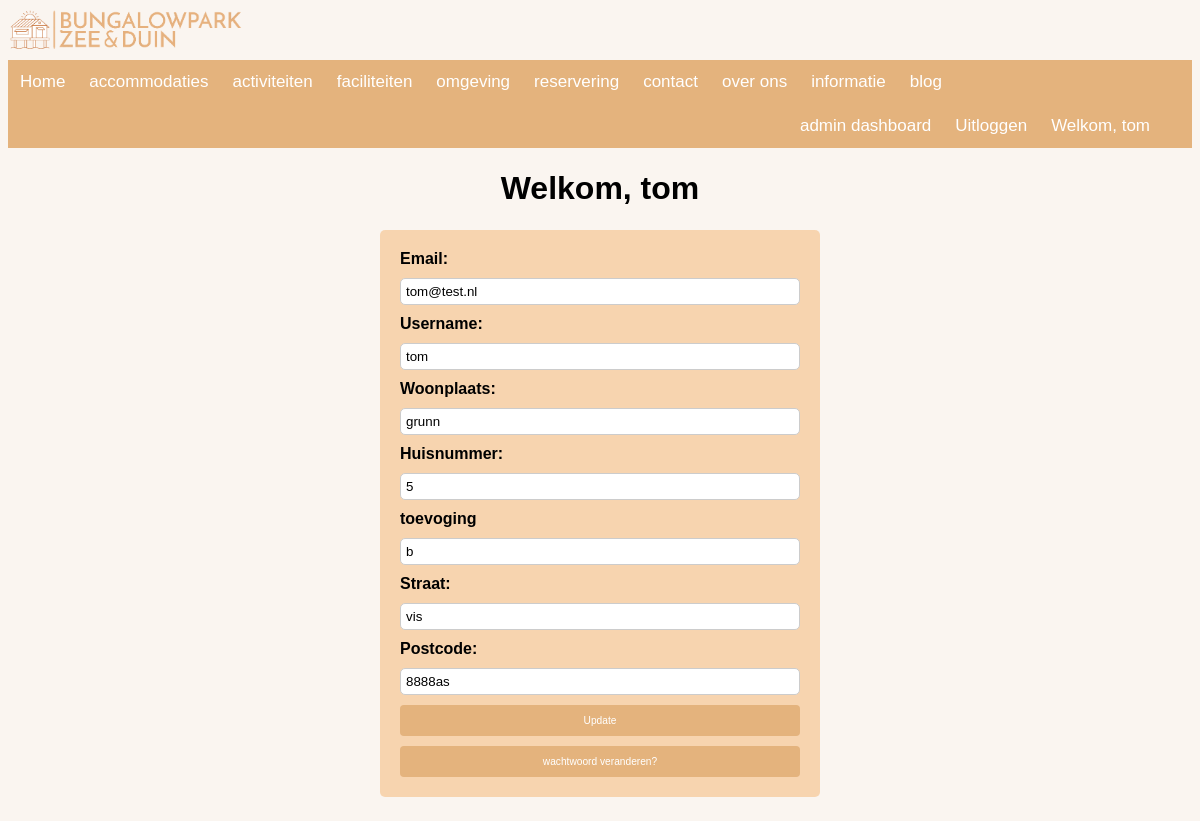
The app's page /user (signed in), older data.
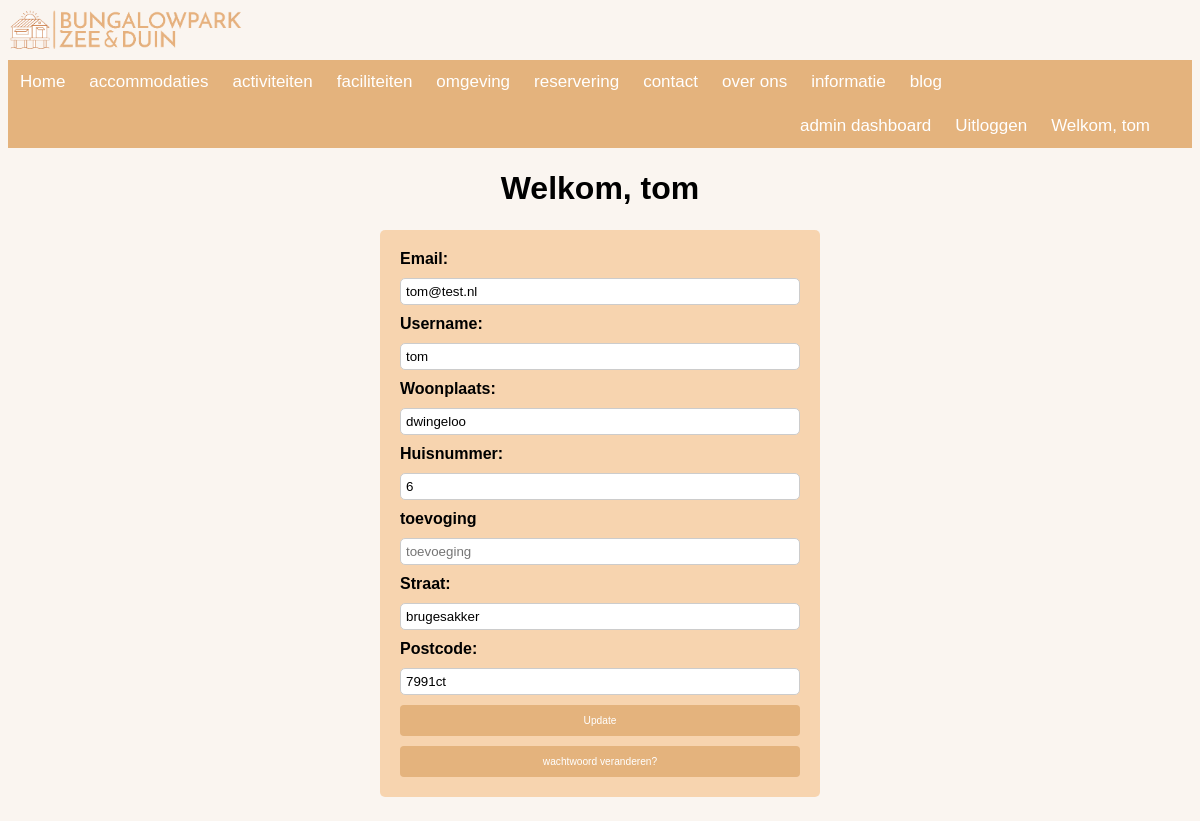
The same page, newer data.
### bungalowpark/models.py (models this page shows, shortened)
class User(db.Model, UserMixin):
    __tablename__ = 'users'
    id = db.Column(db.Integer(),primary_key= True)
    email = db.Column(db.String(64), unique=True, nullable=False, index=True)
    username = db.Column(db.String(32), unique=True, nullable=False, index=True)
    password_hash = db.Column(db.String(120), nullable=False)
    woonplaats = db.Column(db.String(40), nullable=False)
    huisnummer = db.Column(db.Integer(), nullable=False)
    toevoeging = db.Column(db.String(6), nullable=True)
    straat = db.Column(db.String(40), nullable=False)
    postcode = db.Column(db.String(6), nullable=False)
    role = db.Column(db.String(20), nullable=False, default='user')
    def __repr__(self):
        return f"Welkom, {self.username}"

### bungalowpark/__init__.py (the view)
@app.route('/user')
@login_required
def user():
    user = User.query.filter_by(id=current_user.id).first()
    return render_template('user.html', user=user, name=current_user)

### bungalowpark/models.py (called while the page is built)
@login_manager.user_loader
def load_user(user_id):
    return User.query.get(user_id)

### bungalowpark/templates/user.html (shortened to what this page needs)
{% extends "base.html" %}
{% block content %}
<h1 style="text-align: center;">{{name}}</h1>
<form class="form-grid" action="/update_user" method="POST">
    <label for="email">Email:</label>
    <input type="text" id="email" name="email" placeholder="email" value="{{user.email}}" required>
    <label for="username">Username:</label>
    <input type="text" id="username" name="username" placeholder="username" value="{{user.username}}" required>
    <label for="woonplaats">Woonplaats:</label>
    <input type="text" id="woonplaats" name="woonplaats" placeholder="woonplaats" value="{{user.woonplaats}}" required>
    <label for="huisnummer">Huisnummer:</label>
    <input type="text" id="huisnummer" name="huisnummer" placeholder="huisnummer" value="{{user.huisnummer}}" required>
    <label for="huisnummer">toevoging</label>
    <input type="text" id="toevoeging" name="toevoeging" placeholder="toevoeging" value="{{user.toevoeging}}" required>
    <label for="straat">Straat:</label>
    <input type="text" id="straat" name="straat" placeholder="straat" value="{{user.straat}}" required>
    <label for="postcode">Postcode:</label>
    <input type="text" id="postcode" name="postcode" placeholder="postcode" value="{{user.postcode}}" required>
    <button type="submit">Update</button>
    <a href="{{ url_for('ww_vergeten') }}" class="ww_knop">wachtwoord veranderen?</a>
  </form>
{% endblock %}

### bungalowpark/templates/base.html (shortened to what this page needs)
<!DOCTYPE html>
<html lang="en" dir="ltr">
<head>
    <link rel="stylesheet" type="text/css" href="{{ url_for('static', filename='css/style.css') }}">
</head>
<body>
      <img alt="logo site" src="{{ url_for('static', filename='img/bungalow.png') }}" class="logo_site">
      <nav class="navbar navbar-expand-lg  navbar-light mb-2 ">
        <div class="collapse navbar-collapse" id="navbarSupportedContent">
          <ul class="navigatiebar">
            <li>
              <a class="nav-link {% if request.path == url_for('index') %}active{% endif %}" aria-current="page" href="{{ url_for('index') }}">Home</a>
            </li>
              <li><a class="nav-link {% if request.path == url_for('accomidatiepagina') %}active{% endif %}" aria-current="page" href="{{ url_for('accomidatiepagina')}}">accommodaties</a>
            </li>
            <li>
              <a class="nav-link {% if request.path == url_for('activiteitenpagina') %}active{% endif %}" aria-current="page" href="{{ url_for('activiteitenpagina')}}">activiteiten</a>
            </li>
            <li>
              <a class="nav-link {% if request.path == url_for('faciliteitenpagina') %}active{% endif %}" aria-current="page" href="{{ url_for('faciliteitenpagina')}}">faciliteiten</a>
            </li>
            <li>
              <a class="nav-link {% if request.path == url_for('omgevingspagina') %}active{% endif %}" aria-current="page" href="{{ url_for('omgevingspagina')}}">omgeving</a>
            </li>
            <li>
              <a class="nav-link {% if request.path == url_for('reserveringspagina') %}active{% endif %}" aria-current="page" href="{{ url_for('reserveringspagina')}}">reservering</a>
            </li>
            <li>
              <a class="nav-link {% if request.path == url_for('contactpagina') %}active{% endif %}" aria-current="page" href="{{ url_for('contactpagina')}}">contact</a>
            </li>
            <li>
              <a class="nav-link {% if request.path == url_for('over_ons_pagina') %}active{% endif %}" aria-current="page" href="{{ url_for('over_ons_pagina')}}">over ons</a>
            </li>
            <li>
              <a class="nav-link {% if request.path == url_for('informatiepagina') %}active{% endif %}" aria-current="page" href="{{ url_for('informatiepagina')}}">informatie</a>
            </li>
            <li>
              <a class="nav-link {% if request.path == url_for('blogpagina') %}active{% endif %}" aria-current="page" href="{{ url_for('blogpagina')}}">blog</a>
            </li>
          </ul>
          <ul class="navbar2-nav ">
            {% if current_user.is_authenticated %}
              <li><a class ="welkom" href="{{ url_for('user')}}">{{ name }}</a></li>
              <li><a class="nav-link" href="{{ url_for('logout') }}">Uitloggen</a></li>
            {% else %}
              <li><a class="nav-link" href="{{ url_for('login') }}">Login</a></li>
              <li><a class="nav-link" href="{{ url_for('register') }}">Registreren</a></li>
              {% endif %}
            {% if current_user.role == 'admin' %}
            <a class="nav-link {% if request.path == url_for('admin_dashboard') %}active{% endif %}" aria-current="page" href="{{ url_for('admin_dashboard')}}">admin dashboard</a>
            {% endif %}
          </ul>
        </div>
      </nav>
{% block content %}
{% endblock %}
</body>
</html>

Row changes from the older to the newer data that the page shows:
changed User "Welkom, tom": woonplaats "grunn" → "dwingeloo"; huisnummer "5" → "6"; straat "vis" → "brugesakker"; postcode "8888as" → "7991ct"; toevoeging "b" → (not shown)
